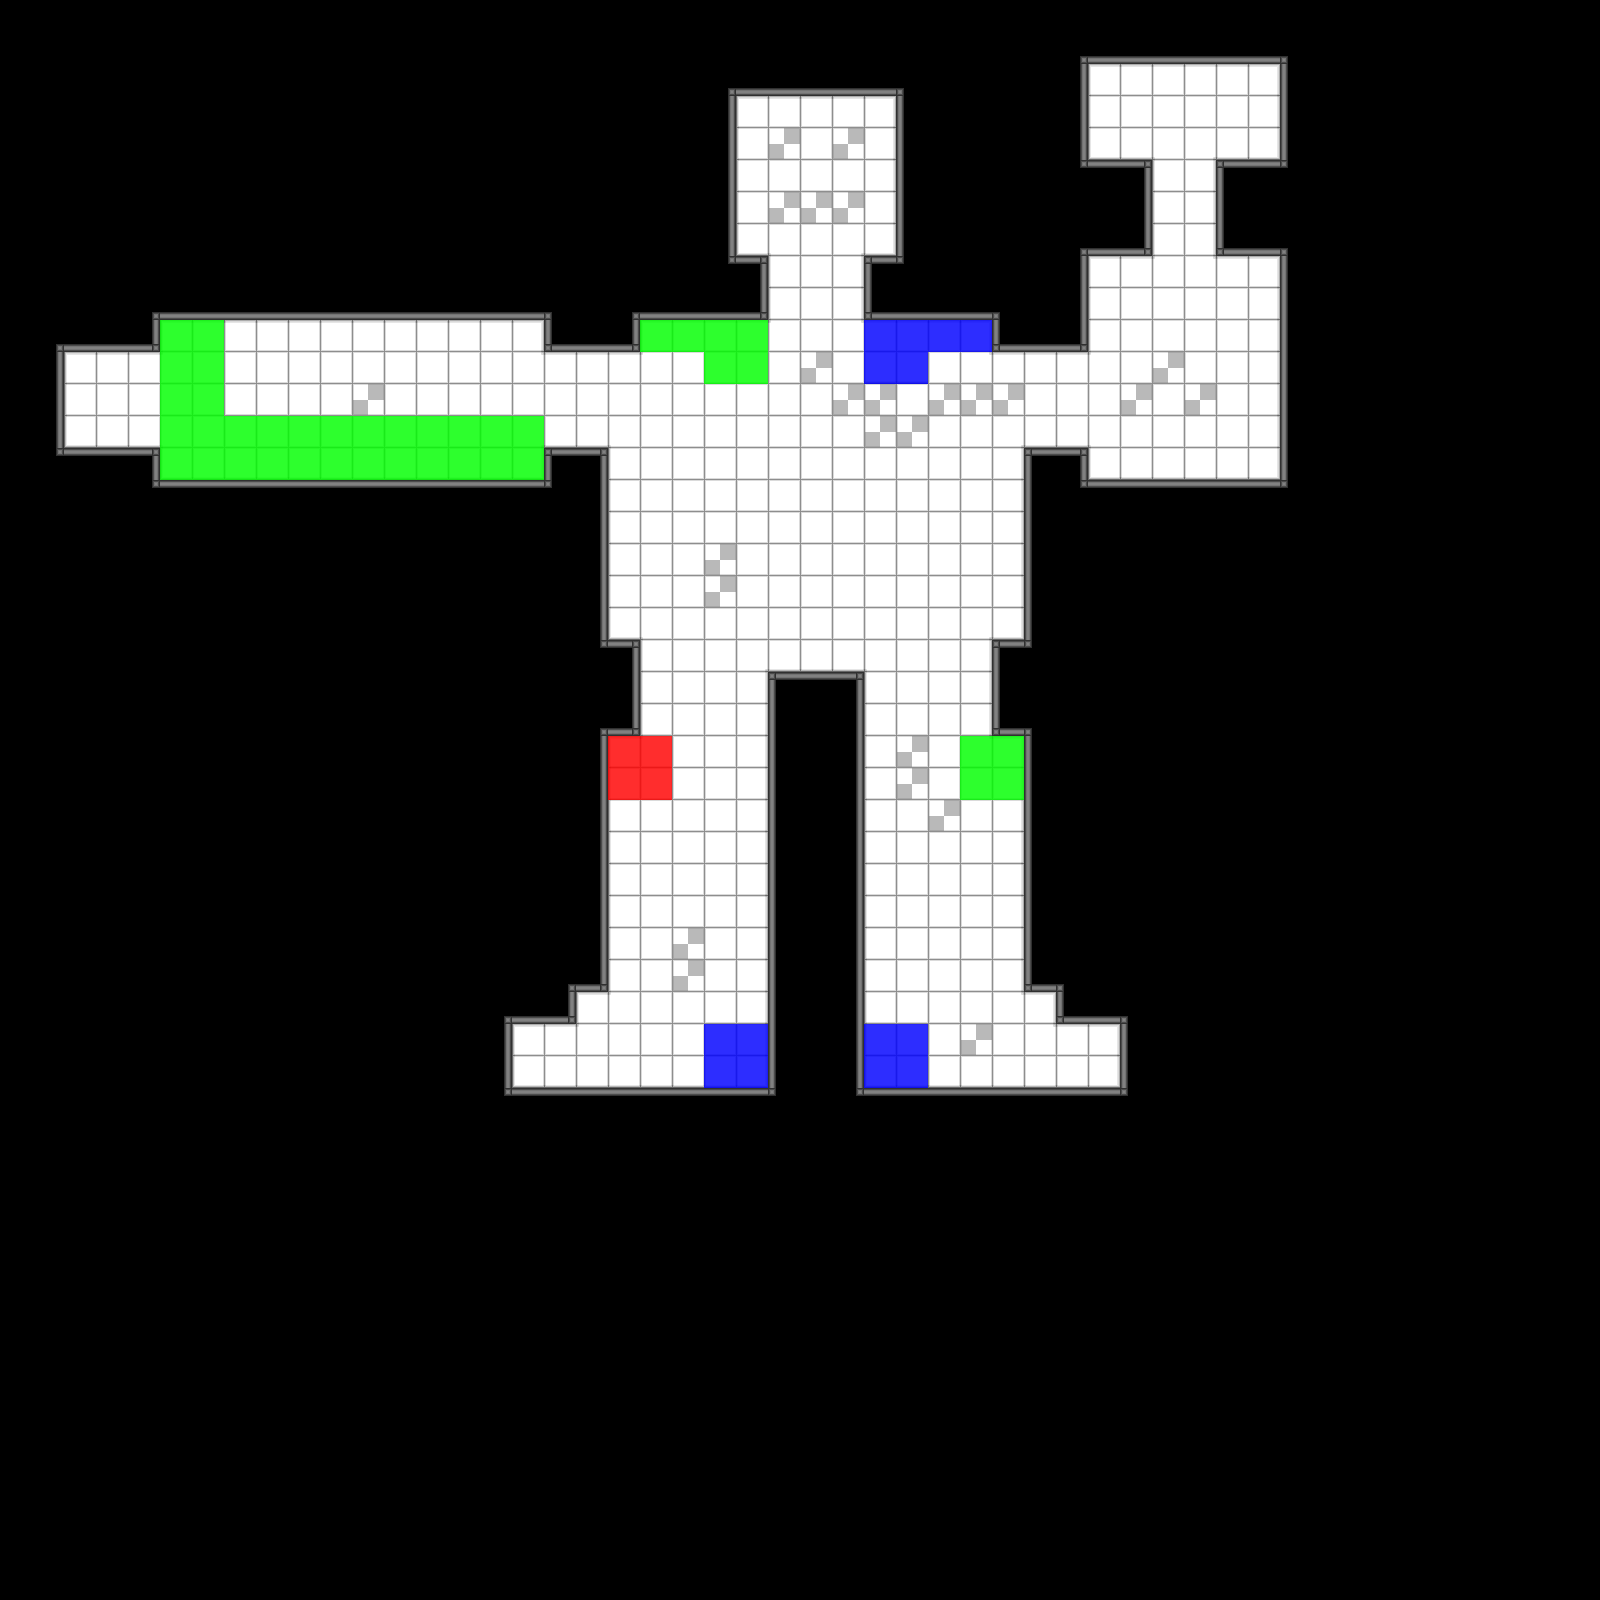

Tiled map render using the project's own tile images. Description and the map definition, with tile-layer contents summarised, below:
An orthogonal 50x50 tile map with 32x32 px tiles, 3 tile layers (Collisions, Tiles-1, Tiles-2) and 15 objects.

<map version="1.0" tiledversion="2017.07.26" orientation="orthogonal" renderorder="right-down" width="50" height="50" tilewidth="32" tileheight="32" nextobjectid="34">
 <tileset firstgid="1" source="TileSet.tsx" />
 <layer name="Collisions" width="50" height="50">
  <data>[2500 cells, 2499 non-empty, 5 distinct tile ids]</data>
 </layer>
 <layer name="Tiles-1" width="50" height="50">
  <data>[2500 cells, 457 non-empty, 38 distinct tile ids]</data>
 </layer>
 <layer name="Tiles-2" width="50" height="50">
  <data>[2500 cells, 589 non-empty, 13 distinct tile ids]</data>
 </layer>
 <objectgroup name="Objects">
  <object id="18" gid="161" x="800" y="192" width="32" height="32" />
  <object id="19" gid="237" x="1168" y="128" width="32" height="32">
   <properties>
    <property name="nextlevel" type="int" value="7" />
   </properties>
  </object>
  <object id="20" gid="225" x="1072" y="1072" width="32" height="32">
   <properties>
    <property name="cordX" type="float" value="1168" />
    <property name="cordY" type="float" value="208" />
    <property name="direction" type="int" value="1" />
    <property name="speed" type="float" value="5" />
    <property name="timer" type="float" value="1" />
   </properties>
  </object>
  <object id="21" gid="241" x="1168" y="208" width="32" height="32" />
  <object id="23" gid="214" x="928" y="1024" width="32" height="32">
   <properties>
    <property name="pattern" value="ud" />
    <property name="timmer" type="float" value="8" />
   </properties>
  </object>
  <object id="24" gid="198" x="640" y="672" width="32" height="32">
   <properties>
    <property name="pattern" value="r" />
    <property name="timer" type="float" value="20" />
   </properties>
  </object>
  <object id="25" gid="198" x="608" y="992" width="32" height="32">
   <properties>
    <property name="pattern" value="d" />
    <property name="timer" type="float" value="20" />
   </properties>
  </object>
  <object id="26" gid="198" x="800" y="512" width="32" height="32">
   <properties>
    <property name="pattern" value="lurd" />
    <property name="timer" type="float" value="3" />
   </properties>
  </object>
  <object id="27" gid="198" x="448" y="352" width="32" height="32">
   <properties>
    <property name="pattern" value="dr" />
    <property name="timer" type="float" value="2" />
   </properties>
  </object>
  <object id="28" gid="198" x="288" y="352" width="32" height="32">
   <properties>
    <property name="pattern" value="dr" />
    <property name="timer" type="float" value="2" />
   </properties>
  </object>
  <object id="29" gid="254" x="96" y="416" width="32" height="32" />
  <object id="30" gid="253" x="1168" y="304" width="32" height="32" />
  <object id="31" gid="255" x="528" y="1072" width="32" height="32" />
  <object id="32" gid="182" x="640" y="832" width="32" height="32">
   <properties>
    <property name="pattern" value="rl" />
   </properties>
  </object>
  <object id="33" gid="256" x="1008" y="1072" width="32" height="32" />
 </objectgroup>
</map>
